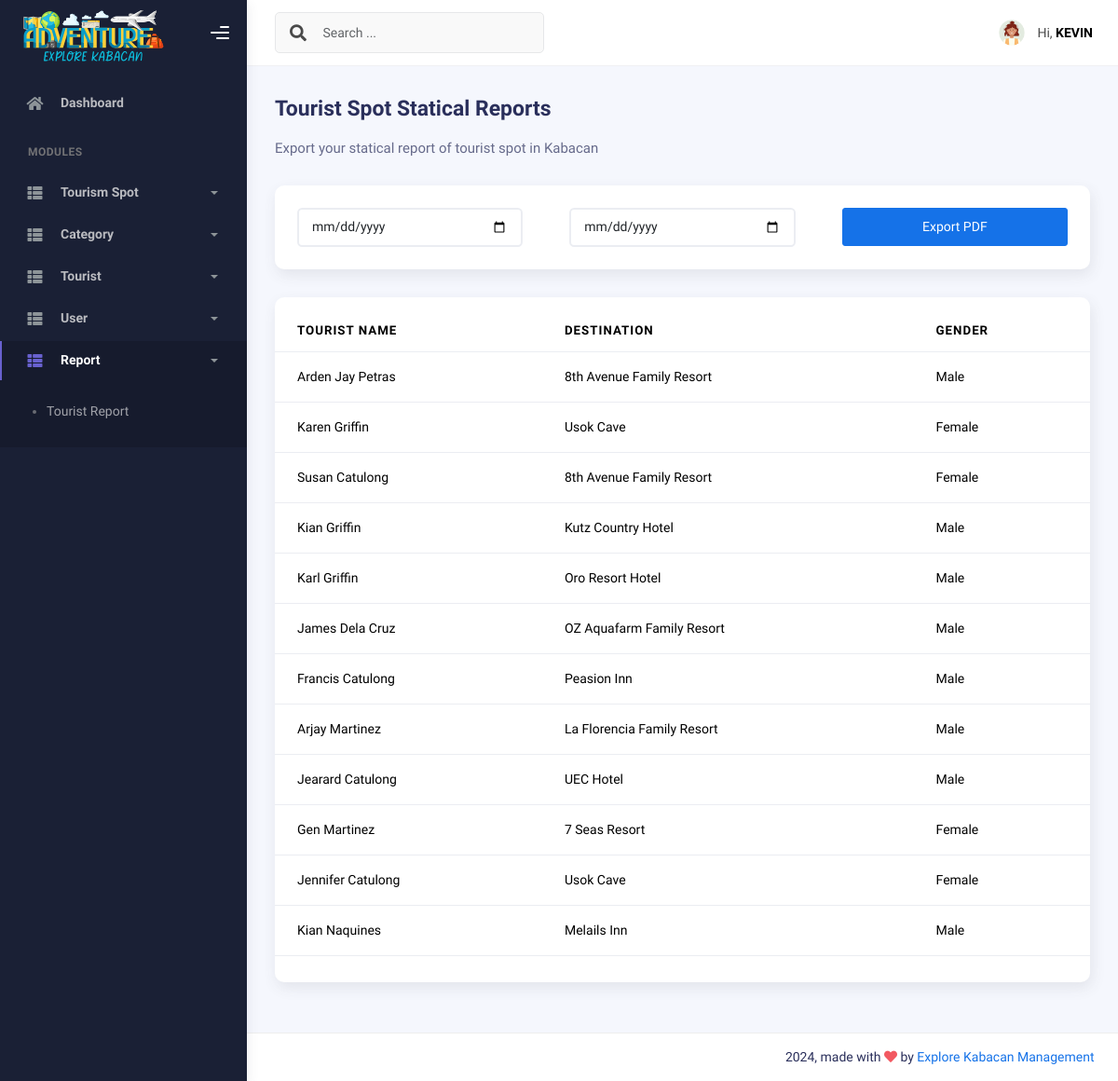
The page /report/list (signed in) on the database as committed earlier.
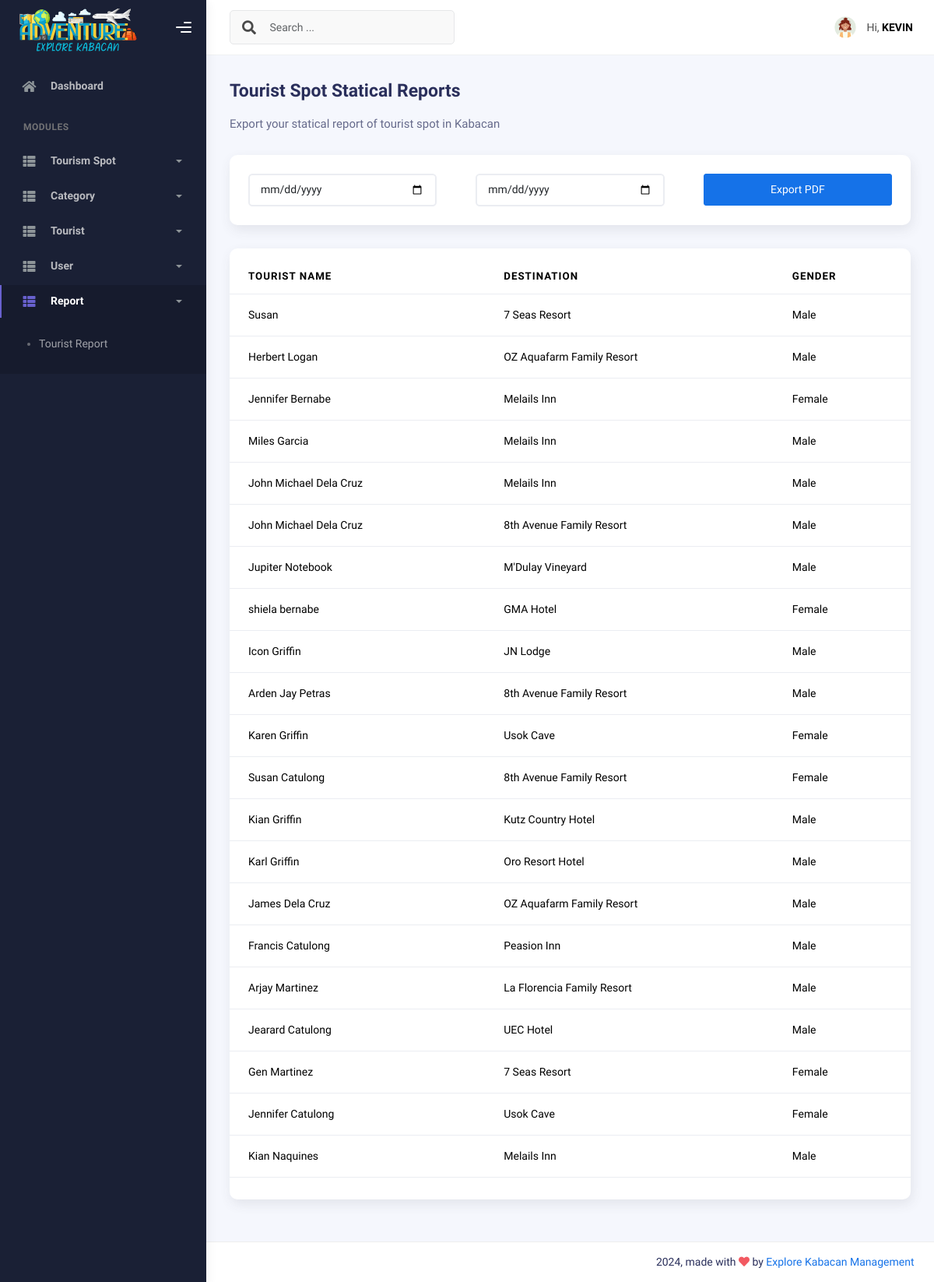
The same page on the database as committed later.
### explore_kabacan_app/models.py (models this page shows, shortened)
class Tourist(models.Model):
    GENDER = (
        ("Male", "Male"),
        ("Female", "Female"),
    )
    firstname = models.CharField(max_length=255, null=False, blank=False)
    middlename = models.CharField(max_length=255, blank=True, null=True)
    lastname = models.CharField(max_length=255, null=False, blank=False)
    dob = models.DateField(auto_now_add=False)
    gender = models.CharField(max_length=255, null=False, blank=False, choices=GENDER)
    email = models.EmailField(max_length=255, blank=False)
    phone_number = models.CharField(max_length=255, null=False, blank=False)
    address = models.CharField(max_length=255, null=False, blank=False)
    destination = models.ForeignKey(Spot, on_delete=models.SET_NULL, null=True)
    visit_date = models.DateTimeField(auto_now_add=True, editable=True, null=False, blank=False)
    def get_full_name(self):
        return (
            f"{self.firstname} {self.lastname}" if self.middlename else self.firstname
        )
    class Meta:
        db_table = "tourist_tbl"
        verbose_name = "Tourists"
        verbose_name_plural = "Tourists"

class Spot(models.Model):
    spot = models.CharField(max_length=255, blank=False, null=False)
    category = models.ForeignKey(SpotCategory, blank=True, null=True, on_delete=models.SET_NULL)
    date_added = models.DateTimeField(auto_now_add=True)
    def __str__(self) -> str:
        return self.spot
    class Meta:
        db_table = "spot_tbl"
        verbose_name = "Tourist Spot"
        verbose_name_plural = "Tourist Spots"

### explore_kabacan_app/views.py (the view)
# urls.py: path("report/list", TouristReportView.as_view(), name="report"),
class TouristReportView(CustomLoginRequiredMixin, View):
    template_name = "report.html"
    def get(self, request, *args, **kwargs):
        context = {}
        context["tourists"] = Tourist.objects.all().order_by('-visit_date')
        return render(request, self.template_name, context)

### explore_kabacan_app/templates/report.html (shortened to what this page needs)
{% extends './includes/base.html' %}
{% block content %}
<div class="page-inner">
    <div class="d-flex align-items-left align-items-md-center flex-column flex-md-row pt-2 pb-4">
        <div>
            <h3 class="fw-bold mb-3">Tourist Spot Statical Reports</h3>
            <h6 class="op-7 mb-2">Export your statical report of tourist spot in Kabacan</h6>
        </div>
    </div>
    <div class="card p-3">
        <form action="{% url 'generate_pdf_report' %}" method="GET">
            <div class="row d-flex align-items-center justify-content-between">
                <div class="col-md-4">
                    <div class="form-group">
                        <input type="date" class="form-control" id="start_date" name="start_date" required>
                    </div>
                </div>
                <div class="col-md-4">
                    <div class="form-group">
                        <input type="date" class="form-control" id="end_date" name="end_date" required>
                    </div>
                </div>
                <div class="col-md-4">
                    <div class="form-group">
                        <input type="submit" class="btn btn-primary btn-block w-100" value="Export PDF">
                    </div>
                </div>
            </div>
        </form>
    </div>
    <div class="card py-3">
        <table class="table" id="datatable">
            <thead>
                <tr>
                    <th>Tourist name</th>
                    <th>Destination</th>
                    <th>Gender</th>
                </tr>
            </thead>
            <tbody>
                {% for tourist in tourists %}
                <tr>
                    <td>{{ tourist.get_full_name }}</td>
                    <td>{{ tourist.destination }}</td>
                    <td>{{ tourist.gender }}</td>
                </tr>
                {% endfor %}
            </tbody>
        </table>
    </div>
</div>
{% endblock %}

Rows that differ between the two databases and show on the page:
added Tourist: get_full_name "Susan", destination "7 Seas Resort", gender "Male"
added Tourist: get_full_name "Herbert Logan", destination "OZ Aquafarm Family Resort", gender "Male"
added Tourist: get_full_name "Jennifer Bernabe", destination "Melails Inn", gender "Female"
added Tourist: get_full_name "Miles Garcia", destination "Melails Inn", gender "Male"
added Tourist: get_full_name "John Michael Dela Cruz", destination "Melails Inn", gender "Male"
added Tourist: get_full_name "John Michael Dela Cruz", destination "8th Avenue Family Resort", gender "Male"
added Tourist: get_full_name "Jupiter Notebook", destination "M'Dulay Vineyard", gender "Male"
added Tourist: get_full_name "shiela bernabe", destination "GMA Hotel", gender "Female"
added Tourist: get_full_name "Icon Griffin", destination "JN Lodge", gender "Male"
